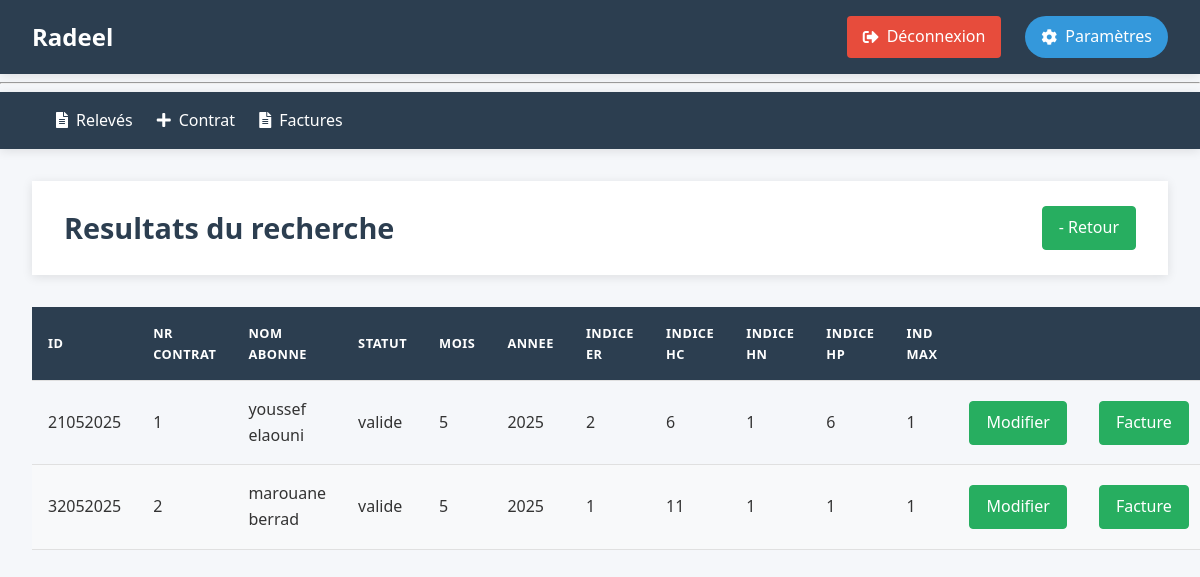
Page /2025-5/afficher (signed in) on the committed database.
### tables this page shows
CREATE TABLE releves (
    id TEXT PRIMARY KEY NOT NULL,
    Nr_contrat INTEGER NOT NULL,
    mois INTEGER CHECK (mois BETWEEN 1 AND 12),
    annee INTEGER ,
    IER INTEGER CHECK(IER >= 0),-- Indicateur d'energie reactif
    IEA_HC INTEGER CHECK(IEA_HC >= 0),-- Indicateur d'energie active en heures creuses
    IEA_HN INTEGER CHECK(IEA_HN >= 0),-- Indicateur d'energie active en heures normales
    IEA_HP INTEGER CHECK(IEA_HP >= 0),-- Indicateur d'energie active en heures pleines
    RED_ER INTEGER DEFAULT 0,--Redressement d'energie reactif
    RED_EA_HC INTEGER DEFAULT 0,--Redressement d'energie active en heures creuses
    RED_EA_HN INTEGER DEFAULT 0,--Redressement d'energie active en heures normales
    RED_EA_HP INTEGER DEFAULT 0 ,--Redressement d'energie active en heures pleines
    IMAX INTEGER CHECK(IMAX >= 0),--Indicateur de maximum KW
    statut TEXT DEFAULT 'non valide' CHECK(statut IN ('valide', 'non valide')),
    FOREIGN KEY (Nr_contrat) REFERENCES contrats(Nr_contrat) ON DELETE CASCADE
    --UNIQUE(Nr_contrat, mois, annee) -- Assure qu'il n'y a qu'un relevé par mois et par contrat
);

CREATE TABLE contrats (
    Nr_contrat INTEGER PRIMARY KEY ,
    nom_abonne TEXT NOT NULL,
    Adresse TEXT NOT NULL,
    date_contrat DATE NOT NULL DEFAULT CURRENT_DATE,
    Secteur INTEGER NOT NULL,
    Puissance_souscrite INTEGER NOT NULL CHECK(Puissance_souscrite > 0),
    Puissance_installee INTEGER NOT NULL CHECK(Puissance_installee > 0),
    type_installation INTEGER NOT NULL CHECK(type_installation IN (1, 2, 12)),
    statut TEXT NOT NULL DEFAULT 'actif' CHECK(statut IN ('actif', 'resile', 'suspendu'))
);

### radeel/releve.py (the view)
@br.route("/<mois>/afficher")
def afficher(mois):
    db = get_db()
    date = get_date_from_mois(mois)
    if not date:
        return redirect(url_for('releve.index'))
    annee ,mois_= date
    releves = db.execute("""
        SELECT r.*, c.nom_abonne
        FROM releves r
        JOIN contrats c ON c.Nr_contrat = r.Nr_contrat
        WHERE r.mois = ? and r.annee = ?
    """, (mois_,annee,)).fetchall()
    return render_template("releves/afficher.html", releves=releves, mois=mois)

### radeel/auth.py (called while the page is built)
@bp.before_app_request
def load_logged_in_user():
    user_id = session.get('user_id')
    if user_id is None:
        g.user = None
    else:
        g.user = get_db().execute(
            'SELECT * FROM user WHERE id = ?', (user_id,)
        ).fetchone()

def login_required(view):
    @functools.wraps(view)
    def wrapped_view(**kwargs):
        if not session.get('authenticated'):
            return redirect(url_for('auth.login'))
        return view(**kwargs)
    return wrapped_view

### radeel/db.py (called while the page is built)
def get_db():
    if 'db' not in g:
        g.db = sqlite3.connect(
            current_app.config['DATABASE'],
            detect_types=sqlite3.PARSE_DECLTYPES
        )
        g.db.execute("PRAGMA foreign_keys = ON;")
        g.db.row_factory = sqlite3.Row
    return g.db

### radeel/releve.py (called while the page is built)
@br.before_request
@login_required
def before_request():
    pass

def get_date_from_mois(mois):
    try:
        annee,mois = map(int, mois.split("-"))
        if 1 <= mois <= 12:
            return  annee, mois
        else:
            raise ValueError("Mois invalide")
    except ValueError:
        flash("Format de mois invalide. Utilisez 'MM-AAAA'.", "error")
        return None

### radeel/templates/releves/afficher.html
{% extends 'base.html' %}
{% block header %}
    <h1>Resultats du recherche</h1>
    <a href="/" class="btn btn-success">- Retour</a>
{% endblock %}
{% block content %}
    <table cellpadding="5">
        <thead>
            <tr>
                <th>ID</th>
                <th>Nr contrat</th>
                <th>Nom abonne</th>
                <th>Statut</th>
                <th>Mois</th>
                <th>Annee</th>
                <th>Indice ER</th>
                <th>Indice HC</th>
                <th>Indice HN</th>
                <th>Indice HP</th>
                <th>Ind Max</th>
                <th></th>
                <th></th>
            </tr>
        </thead>
        <tbody>
            {% for r in releves %}
            <tr>
                <td>{{ r.Id}}</td>
                <td>{{ r.Nr_contrat }}</td>
                <td>{{ r.nom_abonne }}</td>
                <td>{{r.statut}}</td>
                <td>{{r.mois}}</td>
                <td>{{r.annee}}</td>
                <td>{{ r.IER }}</td>
                <td>{{ r.IEA_HC }}</td>
                <td>{{ r.IEA_HN }}</td>
                <td>{{ r.IEA_HP }}</td>
                <td>{{ r.imax }}</td>
                <td>
                    <a href="{{ url_for('releve.modifier', id=r.Id) }}" class="btn btn-success">Modifier</a>
                </td>
                <td>
                    <a href="{{ url_for('releve.calculer', id=r.Id) }}" class="btn btn-success">Facture</a>
                </td>
            </tr>
            {% endfor %}
        </tbody>
    </table>
{% endblock %}

### radeel/static/style.css (style rules this page uses)
:root { --primary-color: #2c3e50; --secondary-color: #3498db; --accent-color: #e74c3c; --light-color: #ecf0f1; --dark-color: #2c3e50; --success-color: #27ae60; --warning-color: #f39c12; --text-color: #333; --text-light: #95a5a6; --border-radius: 4px; --box-shadow: 0 2px 10px rgba(0, 0, 0, 0.1); --transition: all 0.3s ease; }
body { font-family: 'Segoe UI', Tahoma, Geneva, Verdana, sans-serif; line-height: 1.6; color: var(--text-color); background-color: #f5f7fa; padding: 0; margin: 0; }
header h1 { margin: 0; color: var(--dark-color); font-size: 1.8rem; }
.btn { display: inline-block; padding: 0.5rem 1rem; border-radius: var(--border-radius); text-decoration: none; font-weight: 500; transition: all 0.3s ease; }
.btn-success { background-color: var(--success-color); color: white; border: 1px solid var(--success-color); }
table { width: 100%; border-collapse: collapse; margin-top: 1rem; }
th, td { padding: 1rem; text-align: left; border-bottom: 1px solid #e0e0e0; }
th { background-color: var(--primary-color); color: white; font-weight: 600; text-transform: uppercase; font-size: 0.8rem; letter-spacing: 0.5px; }
tr:nth-child(even) { background-color: #f8f9fa; }
body { font-family: 'Segoe UI', Tahoma, Geneva, Verdana, sans-serif; line-height: 1.6; color: var(--text-color); background-color: #f5f7fa; margin: 0; padding: 0; min-height: 100vh; }

### rows in the picture
releves: Id "21052025", Nr_contrat "1", nom_abonne "youssef elaouni", statut "valide", mois "5", annee "2025", IER "2", IEA_HC "6", IEA_HN "1", IEA_HP "6", imax "1"
releves: Id "32052025", Nr_contrat "2", nom_abonne "marouane berrad", statut "valide", mois "5", annee "2025", IER "1", IEA_HC "11", IEA_HN "1", IEA_HP "1", imax "1"
